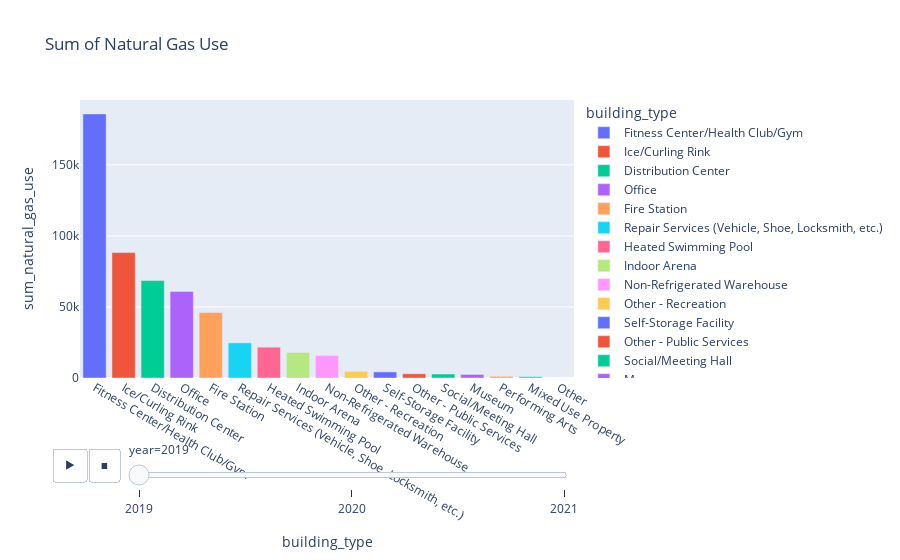

The cell this chart's notebook holds for it:
### Code cell
fig = px.bar(query_table4, x="building_type", y="sum_natural_gas_use", title="Sum of Natural Gas Use", color="building_type",
             animation_frame="year", animation_group="building_type", hover_name="average_pm25")
fig.show()

### Figure 1 — Plotly figure (JSON) as saved in the notebook; plotly's stock layout.template omitted (floating-point values rounded to 4 significant figures)
{"data": [{"alignmentgroup": "True", "hovertemplate": "<b>%{hovertext}</b><br><br>building_type=%{x}<br>year=2019<br>sum_natural_gas_use=%{y}<extra></extra>", "hovertext": [27.62], "ids": ["Fitness Center/Health Club/Gym"], "legendgroup": "Fitness Center/Health Club/Gym", "marker": {"color": "#636efa", "pattern": {"shape": ""}}, "name": "Fitness Center/Health Club/Gym", "offsetgroup": "Fitness Center/Health Club/Gym", "orientation": "v", "showlegend": true, "textposition": "auto", "type": "bar", "x": ["Fitness Center/Health Club/Gym"], "xaxis": "x", "y": [185800.0], "yaxis": "y"}, {"alignmentgroup": "True", "hovertemplate": "<b>%{hovertext}</b><br><br>building_type=%{x}<br>year=2019<br>sum_natural_gas_use=%{y}<extra></extra>", "hovertext": [27.62], "ids": ["Ice/Curling Rink"], "legendgroup": "Ice/Curling Rink", "marker": {"color": "#EF553B", "pattern": {"shape": ""}}, "name": "Ice/Curling Rink", "offsetgroup": "Ice/Curling Rink", "orientation": "v", "showlegend": true, "textposition": "auto", "type": "bar", "x": ["Ice/Curling Rink"], "xaxis": "x", "y": [88230.0], "yaxis": "y"}, {"alignmentgroup": "True", "hovertemplate": "<b>%{hovertext}</b><br><br>building_type=%{x}<br>year=2019<br>sum_natural_gas_use=%{y}<extra></extra>", "hovertext": [27.62], "ids": ["Distribution Center"], "legendgroup": "Distribution Center", "marker": {"color": "#00cc96", "pattern": {"shape": ""}}, "name": "Distribution Center", "offsetgroup": "Distribution Center", "orientation": "v", "showlegend": true, "textposition": "auto", "type": "bar", "x": ["Distribution Center"], "xaxis": "x", "y": [68530.0], "yaxis": "y"}, {"alignmentgroup": "True", "hovertemplate": "<b>%{hovertext}</b><br><br>building_type=%{x}<br>year=2019<br>sum_natural_gas_use=%{y}<extra></extra>", "hovertext": [27.62], "ids": ["Office"], "legendgroup": "Office", "marker": {"color": "#ab63fa", "pattern": {"shape": ""}}, "name": "Office", "offsetgroup": "Office", "orientation": "v", "showlegend": true, "textposition": "auto", "type": "bar", "x": ["Office"], "xaxis": "x", "y": [60920.0], "yaxis": "y"}, {"alignmentgroup": "True", "hovertemplate": "<b>%{hovertext}</b><br><br>building_type=%{x}<br>year=2019<br>sum_natural_gas_use=%{y}<extra></extra>", "hovertext": [27.62], "ids": ["Fire Station"], "legendgroup": "Fire Station", "marker": {"color": "#FFA15A", "pattern": {"shape": ""}}, "name": "Fire Station", "offsetgroup": "Fire Station", "orientation": "v", "showlegend": true, "textposition": "auto", "type": "bar", "x": ["Fire Station"], "xaxis": "x", "y": [46160.0], "yaxis": "y"}, {"alignmentgroup": "True", "hovertemplate": "<b>%{hovertext}</b><br><br>building_type=%{x}<br>year=2019<br>sum_natural_gas_use=%{y}<extra></extra>", "hovertext": [27.62], "ids": ["Repair Services (Vehicle, Shoe, Locksmith, etc.)"], "legendgroup": "Repair Services (Vehicle, Shoe, Locksmith, etc.)", "marker": {"color": "#19d3f3", "pattern": {"shape": ""}}, "name": "Repair Services (Vehicle, Shoe, Locksmith, etc.)", "offsetgroup": "Repair Services (Vehicle, Shoe, Locksmith, etc.)", "orientation": "v", "showlegend": true, "textposition": "auto", "type": "bar", "x": ["Repair Services (Vehicle, Shoe, Locksmith, etc.)"], "xaxis": "x", "y": [24730.0], "yaxis": "y"}, {"alignmentgroup": "True", "hovertemplate": "<b>%{hovertext}</b><br><br>building_type=%{x}<br>year=2019<br>sum_natural_gas_use=%{y}<extra></extra>", "hovertext": [27.62], "ids": ["Heated Swimming Pool"], "legendgroup": "Heated Swimming Pool", "marker": {"color": "#FF6692", "pattern": {"shape": ""}}, "name": "Heated Swimming Pool", "offsetgroup": "Heated Swimming Pool", "orientation": "v", "showlegend": true, "textposition": "auto", "type": "bar", "x": ["Heated Swimming Pool"], "xaxis": "x", "y": [21680.0], "yaxis": "y"}, {"alignmentgroup": "True", "hovertemplate": "<b>%{hovertext}</b><br><br>building_type=%{x}<br>year=2019<br>sum_natural_gas_use=%{y}<extra></extra>", "hovertext": [27.62], "ids": ["Indoor Arena"], "legendgroup": "Indoor Arena", "marker": {"color": "#B6E880", "pattern": {"shape": ""}}, "name": "Indoor Arena", "offsetgroup": "Indoor Arena", "orientation": "v", "showlegend": true, "textposition": "auto", "type": "bar", "x": ["Indoor Arena"], "xaxis": "x", "y": [17977], "yaxis": "y"}, {"alignmentgroup": "True", "hovertemplate": "<b>%{hovertext}</b><br><br>building_type=%{x}<br>year=2019<br>sum_natural_gas_use=%{y}<extra></extra>", "hovertext": [27.62], "ids": ["Non-Refrigerated Warehouse"], "legendgroup": "Non-Refrigerated Warehouse", "marker": {"color": "#FF97FF", "pattern": {"shape": ""}}, "name": "Non-Refrigerated Warehouse", "offsetgroup": "Non-Refrigerated Warehouse", "orientation": "v", "showlegend": true, "textposition": "auto", "type": "bar", "x": ["Non-Refrigerated Warehouse"], "xaxis": "x", "y": [15840.0], "yaxis": "y"}, {"alignmentgroup": "True", "hovertemplate": "<b>%{hovertext}</b><br><br>building_type=%{x}<br>year=2019<br>sum_natural_gas_use=%{y}<extra></extra>", "hovertext": [27.62], "ids": ["Other - Recreation"], "legendgroup": "Other - Recreation", "marker": {"color": "#FECB52", "pattern": {"shape": ""}}, "name": "Other - Recreation", "offsetgroup": "Other - Recreation", "orientation": "v", "showlegend": true, "textposition": "auto", "type": "bar", "x": ["Other - Recreation"], "xaxis": "x", "y": [4661.0], "yaxis": "y"}, {"alignmentgroup": "True", "hovertemplate": "<b>%{hovertext}</b><br><br>building_type=%{x}<br>year=2019<br>sum_natural_gas_use=%{y}<extra></extra>", "hovertext": [27.62], "ids": ["Self-Storage Facility"], "legendgroup": "Self-Storage Facility", "marker": {"color": "#636efa", "pattern": {"shape": ""}}, "name": "Self-Storage Facility", "offsetgroup": "Self-Storage Facility", "orientation": "v", "showlegend": true, "textposition": "auto", "type": "bar", "x": ["Self-Storage Facility"], "xaxis": "x", "y": [4291.0], "yaxis": "y"}, {"alignmentgroup": "True", "hovertemplate": "<b>%{hovertext}</b><br><br>building_type=%{x}<br>year=2019<br>sum_natural_gas_use=%{y}<extra></extra>", "hovertext": [27.62], "ids": ["Other - Public Services"], "legendgroup": "Other - Public Services", "marker": {"color": "#EF553B", "pattern": {"shape": ""}}, "name": "Other - Public Services", "offsetgroup": "Other - Public Services", "orientation": "v", "showlegend": true, "textposition": "auto", "type": "bar", "x": ["Other - Public Services"], "xaxis": "x", "y": [2975], "yaxis": "y"}, {"alignmentgroup": "True", "hovertemplate": "<b>%{hovertext}</b><br><br>building_type=%{x}<br>year=2019<br>sum_natural_gas_use=%{y}<extra></extra>", "hovertext": [27.62], "ids": ["Social/Meeting Hall"], "legendgroup": "Social/Meeting Hall", "marker": {"color": "#00cc96", "pattern": {"shape": ""}}, "name": "Social/Meeting Hall", "offsetgroup": "Social/Meeting Hall", "orientation": "v", "showlegend": true, "textposition": "auto", "type": "bar", "x": ["Social/Meeting Hall"], "xaxis": "x", "y": [2810], "yaxis": "y"}, {"alignmentgroup": "True", "hovertemplate": "<b>%{hovertext}</b><br><br>building_type=%{x}<br>year=2019<br>sum_natural_gas_use=%{y}<extra></extra>", "hovertext": [27.62], "ids": ["Museum"], "legendgroup": "Museum", "marker": {"color": "#ab63fa", "pattern": {"shape": ""}}, "name": "Museum", "offsetgroup": "Museum", "orientation": "v", "showlegend": true, "textposition": "auto", "type": "bar", "x": ["Museum"], "xaxis": "x", "y": [2491.0], "yaxis": "y"}, {"alignmentgroup": "True", "hovertemplate": "<b>%{hovertext}</b><br><br>building_type=%{x}<br>year=2019<br>sum_natural_gas_use=%{y}<extra></extra>", "hovertext": [27.62], "ids": ["Performing Arts"], "legendgroup": "Performing Arts", "marker": {"color": "#FFA15A", "pattern": {"shape": ""}}, "name": "Performing Arts", "offsetgroup": "Performing Arts", "orientation": "v", "showlegend": true, "textposition": "auto", "type": "bar", "x": ["Performing Arts"], "xaxis": "x", "y": [1197.0], "yaxis": "y"}, {"alignmentgroup": "True", "hovertemplate": "<b>%{hovertext}</b><br><br>building_type=%{x}<br>year=2019<br>sum_natural_gas_use=%{y}<extra></extra>", "hovertext": [27.62], "ids": ["Mixed Use Property"], "legendgroup": "Mixed Use Property", "marker": {"color": "#19d3f3", "pattern": {"shape": ""}}, "name": "Mixed Use Property", "offsetgroup": "Mixed Use Property", "orientation": "v", "showlegend": true, "textposition": "auto", "type": "bar", "x": ["Mixed Use Property"], "xaxis": "x", "y": [1014.0], "yaxis": "y"}, {"alignmentgroup": "True", "hovertemplate": "<b>%{hovertext}</b><br><br>building_type=%{x}<br>year=2019<br>sum_natural_gas_use=%{y}<extra></extra>", "hovertext": [27.62], "ids": ["Other"], "legendgroup": "Other", "marker": {"color": "#FF6692", "pattern": {"shape": ""}}, "name": "Other", "offsetgroup": "Other", "orientation": "v", "showlegend": true, "textposition": "auto", "type": "bar", "x": ["Other"], "xaxis": "x", "y": [null], "yaxis": "y"}], "layout": {"barmode": "relative", "legend": {"title": {"text": "building_type"}, "tracegroupgap": 0}, "sliders": [{"active": 0, "currentvalue": {"prefix": "year="}, "len": 0.9, "pad": {"b": 10, "t": 60}, "steps": [{"args": [["2019"], {"frame": {"duration": 0, "redraw": true}, "fromcurrent": true, "mode": "immediate", "transition": {"duration": 0, "easing": "linear"}}], "label": "2019", "method": "animate"}, {"args": [["2020"], {"frame": {"duration": 0, "redraw": true}, "fromcurrent": true, "mode": "immediate", "transition": {"duration": 0, "easing": "linear"}}], "label": "2020", "method": "animate"}, {"args": [["2021"], {"frame": {"duration": 0, "redraw": true}, "fromcurrent": true, "mode": "immediate", "transition": {"duration": 0, "easing": "linear"}}], "label": "2021", "method": "animate"}], "x": 0.1, "xanchor": "left", "y": 0, "yanchor": "top"}], "title": {"text": "Sum of Natural Gas Use"}, "updatemenus": [{"buttons": [{"args": [null, {"frame": {"duration": 500, "redraw": true}, "fromcurrent": true, "mode": "immediate", "transition": {"duration": 500, "easing": "linear"}}], "label": "&#9654;", "method": "animate"}, {"args": [[null], {"frame": {"duration": 0, "redraw": true}, "fromcurrent": true, "mode": "immediate", "transition": {"duration": 0, "easing": "linear"}}], "label": "&#9724;", "method": "animate"}], "direction": "left", "pad": {"r": 10, "t": 70}, "showactive": false, "type": "buttons", "x": 0.1, "xanchor": "right", "y": 0, "yanchor": "top"}], "xaxis": {"anchor": "y", "categoryarray": ["Fitness Center/Health Club/Gym", "Ice/Curling Rink", "Distribution Center", "Office", "Fire Station", "Repair Services (Vehicle, Shoe, Locksmith, etc.)", "Heated Swimming Pool", "Indoor Arena", "Non-Refrigerated Warehouse", "Other - Recreation", "Self-Storage Facility", "Other - Public Services", "Social/Meeting Hall", "Museum", "Performing Arts", "Mixed Use Property", "Other"], "categoryorder": "array", "domain": [0, 1], "title": {"text": "building_type"}}, "yaxis": {"anchor": "x", "domain": [0, 1], "title": {"text": "sum_natural_gas_use"}}}}
